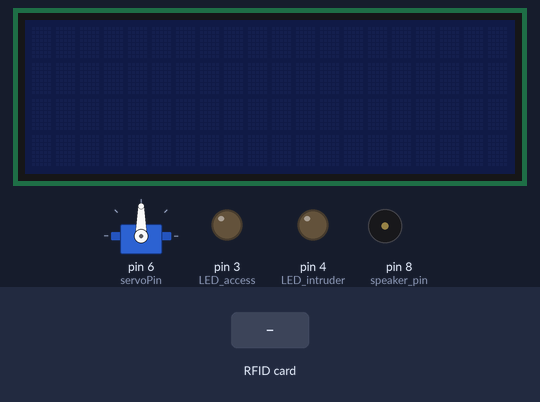
The sketch below on a simulated Arduino Uno, built with avr-gcc and run on an emulated ATmega328P. On the bench: servo, 20×4 character LCD, output pins drawn as LEDs (lit = HIGH), buzzer (waves = sounding). Inputs (shaded band) come from the test bench. Pins used as bus, display or sensor lines are not drawn; what the sketch prints to the serial monitor is not drawn.

Above: at 2.7 s.
2.8 s: RFID card 5E 7A 19 C4 held to the reader
At 5.3 s:
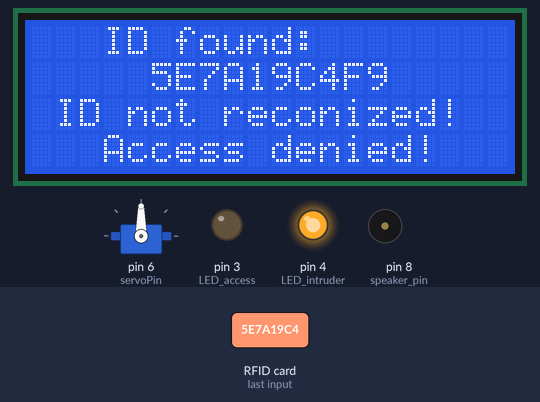
At 6.4 s:
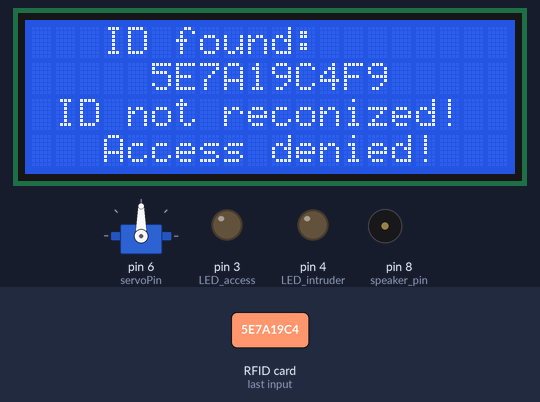
Timing chart, 0 to 7.9 s (numbered marks = the images above; inputs shaded):
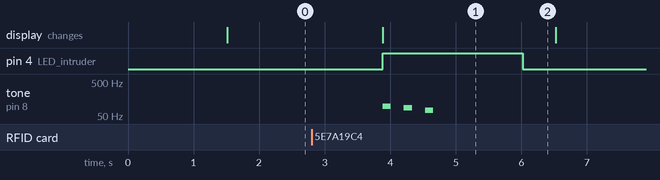

Measured:
- after the input at 2.8 s, pin 4 (LED_intruder): LOW → HIGH after 1.1 s, → LOW 2.1 s later; tone on pin 8 (speaker_pin): plays 98 Hz for 0.13 s, 87 Hz for 0.13 s, 73 Hz for 0.13 s, starting after 1.1 s; the display: changes after 1.1 s (image 1)
- what the display in image 1 shows lasts 2.6 s, from 3.9 s to 6.5 s

The sketch:

RFID_Simples_V2_English.ino
```cpp
/*
#####################################################################################
#  	File:               RFID_Simples.ino
#       micro controller:   Arduino UNO ou Teensy 2.0++
#  	Language:	    Wiring / C /Processing /Fritzing / Arduino IDE
#       Version:            1.0
#
#	Objectives:         Arduino RFID - Security System and Access Control
#
#	Operation:	    Using the RFID MFCR-522AN reader, we can do the personal access control
#                           to an specific environment.
#                           To do this we need to check the card or tag ID
#                           If a valid ID is found it is possible to lit a LED, play a soundand drive a servo-motor
#                           to open the door or gate - if an invalid ID is found, it is possible to do the access rejection
#                           flashing a red LED and playing an alert sound and locking the door.
#                           A LCD (20 columm x 4 rows shos us the system messages
#
#
#   Author:              Marcelo Moraes
#   Date:                27/05/13
#   Place:               Sorocaba - SP, Brazil
#
#####################################################################################

This project contains public domain code.
The modification is permitted without notice.


 ******PINS FOR ARDUINO*********
 *** Reset = Pin 5 ***
 *** SDA = Pin 10 ***
 *** MOSI = Pin 11 ***
 *** MISO = Pin 12 ***
 *** SCK = Pin 13 ***
 *** GND = GROUND ***
 *** 3.3 = 3.3v ***

 ******************************************
*/


// libraries
#include <SPI.h>
#include <RFID.h>
#include <Servo.h>
#include "pitches.h"
#include <LiquidCrystal_I2C.h>
#include <Wire.h>

// RFID definition
RFID rfid(10,5);

byte emaomos[5] = {0xDE,0x1F,0x47,0xC9,0x4F}; // Marcelo Moraes (e+mao+mos)
// Put here the another allowed cards

// // LCD address and type declaration
LiquidCrystal_I2C lcd(0x27,20,4);

byte serNum[5];
byte data[5];

// Melodies definition: access, welcome and rejection
int access_melody[] = {NOTE_G4,0,NOTE_A4,0, NOTE_B4,0,NOTE_A4,0,NOTE_B4,0, NOTE_C5,0};
int access_noteDurations[] = {8,8,8,8,8,4,8,8,8,8,8,4};
int fail_melody[] = {NOTE_G2,0,NOTE_F2,0,NOTE_D2,0};
int fail_noteDurations[] = {8,8,8,8,8,4};

// pins definition - LED, Buzzer and Servo-motor
int LED_access = 3;
int LED_intruder = 4;
int speaker_pin = 8;
int servoPin = 6;

// servo motor definition
Servo doorLock;


void setup(){
  doorLock.attach(servoPin); // servo motor attaching
  Serial.begin(9600); // Serial communication initialization
  lcd.init(); // LCD initialization
  lcd.backlight();
  lcd.clear();// Clears the LCD display
  SPI.begin(); // SPI communication initialization
  rfid.init(); // RFID module initialization
  Serial.println("+++++++++++++++++++++++++++++++++++++++++++++++++++++++++++++++++++++++++++++++++++++++");
  Serial.println("+ http://arduinobymyself.blogspot.com.br                                              +");
  Serial.println("+ Arduino RFID Security System using MFRC522-AN                                       +");
  Serial.println("+ The RFID module is initiate in the automatic read mode, waiting for a valid card... +");
  Serial.println("+++++++++++++++++++++++++++++++++++++++++++++++++++++++++++++++++++++++++++++++++++++++");
  delay(1000);
  pinMode(LED_access,OUTPUT);
  pinMode(LED_intruder,OUTPUT);
  pinMode(speaker_pin,OUTPUT);
  pinMode(servoPin,OUTPUT);
}

void loop(){
  lcd.clear();
  lcd.noBacklight();
  // Here you can create a variable for each user
  // NAME_card ou KEY_card
  boolean emaomos_card = true; // that is my card (e + mao + mos)...e + marcelo = mao, moraes = mos

  if (rfid.isCard()){ // valid card found
    if (rfid.readCardSerial()){ // reads the card
      delay(1000);
      data[0] = rfid.serNum[0]; // stores the serial number
      data[1] = rfid.serNum[1];
      data[2] = rfid.serNum[2];
      data[3] = rfid.serNum[3];
      data[4] = rfid.serNum[4];
    }

  //rfid.halt(); // RFID module to standby
  lcd.backlight();
  lcd.setCursor(0,0);
  lcd.print("   ID found:");
  //Serial.print("Card found - code:");
  lcd.setCursor(0,1);
  lcd.print("     ");
  if(rfid.serNum[0] < 16){
    lcd.print("0");
  }
  lcd.print(rfid.serNum[0],HEX);

  if(rfid.serNum[1] < 16){
    lcd.print("0");
  }
  lcd.print(rfid.serNum[1],HEX);

  if(rfid.serNum[2] < 16){
    lcd.print("0");
  }
  lcd.print(rfid.serNum[2],HEX);

  if(rfid.serNum[3] < 16){
    lcd.print("0");
  }
  lcd.print(rfid.serNum[3],HEX);

  if(rfid.serNum[4] < 16){
    lcd.print("0");
  }
  lcd.print(rfid.serNum[4],HEX);

  for(int i=0; i<5; i++){
    if(data[i] != emaomos[i]) emaomos_card = false; // if it is not a valid card, put false to this user
    // Here you can check the another allowed users, just put lines like above with the user name
  }
  Serial.println();
  if (emaomos_card){ // if a valid card was found
    lcd.setCursor(0,2);
    lcd.print("Hello User Marcelo!");
    //Serial.println("Hello user Marcelo!"); // print a message
    for (int i = 0; i < 12; i++){ // play welcome sound
      int access_noteDuration = 1000/access_noteDurations[i];
      tone(speaker_pin, access_melody[i],access_noteDuration);
      int access_pauseBetweenNotes = access_noteDuration * 1.30;
      delay(access_pauseBetweenNotes);
      noTone(speaker_pin);
    }
  }
  /*
  // another cards analysis put many blocks like this as many user you have
  else if(USER_card){// put the another allowed user here
    lcd.setCursor(0,3);
    lcd.print("Hello USER NAME");
    //Serial.println("Hello USER NAME"); // put the user name in the "USER NAME"
    for (int i = 0; i < 12; i++){
      int access_noteDuration = 1000/access_noteDurations[i];
      tone(speaker_pin, access_melody[i],access_noteDuration);
      int access_pauseBetweenNotes = access_noteDuration * 1.30;
      delay(access_pauseBetweenNotes);
      noTone(speaker_pin);
    }
  }
  */
  else{ // if a card is not recognized
    lcd.setCursor(0,2);
    lcd.print(" ID not reconized!");
    lcd.setCursor(0,3);
    lcd.print("   Access denied!");
    //Serial.println("Card not recognized!  contact administration!"); // print a message
    digitalWrite(LED_intruder, HIGH); // turn on the red LED
    for (int i = 0; i < 6; i++){ // playa rejection sound
      int fail_noteDuration = 1000/fail_noteDurations[i];
      tone(speaker_pin, fail_melody[i],fail_noteDuration);
      int fail_pauseBetweenNotes = fail_noteDuration * 1.30;
      delay(fail_pauseBetweenNotes);
      noTone(speaker_pin);
    }
    delay(1000);
    digitalWrite(LED_intruder, LOW); // turn off the red LED
  }
  if (emaomos_card){// add another user using an logical or condition ||
    // Welcome messages and access permission
    lcd.setCursor(0,2);
    lcd.print("  Access Granted!");
    lcd.setCursor(0,3);
    lcd.print("   Welcome!");
    //Serial.println("Access Granted!... Welcome to ArduinoByMySelf!"); // print a message
    digitalWrite(LED_access,HIGH); // turn on the green LED
    doorLock.write(180); // releases the door
    delay(5000); // wait
    doorLock.write(0); // Locks the door
    digitalWrite(LED_access,LOW); // turn off the green LED
  }
  Serial.println();
  delay(500);
  rfid.halt();
  lcd.noBacklight();
  }
}
```

pitches.h
```cpp
/*************************************************
 * Public Constants
 *************************************************/

#define NOTE_B0  31
#define NOTE_C1  33
#define NOTE_CS1 35
#define NOTE_D1  37
#define NOTE_DS1 39
#define NOTE_E1  41
#define NOTE_F1  44
#define NOTE_FS1 46
#define NOTE_G1  49
#define NOTE_GS1 52
#define NOTE_A1  55
#define NOTE_AS1 58
#define NOTE_B1  62
#define NOTE_C2  65
#define NOTE_CS2 69
#define NOTE_D2  73
#define NOTE_DS2 78
#define NOTE_E2  82
#define NOTE_F2  87
#define NOTE_FS2 93
#define NOTE_G2  98
#define NOTE_GS2 104
#define NOTE_A2  110
#define NOTE_AS2 117
#define NOTE_B2  123
#define NOTE_C3  131
#define NOTE_CS3 139
#define NOTE_D3  147
#define NOTE_DS3 156
#define NOTE_E3  165
#define NOTE_F3  175
#define NOTE_FS3 185
#define NOTE_G3  196
#define NOTE_GS3 208
#define NOTE_A3  220
#define NOTE_AS3 233
#define NOTE_B3  247
#define NOTE_C4  262
#define NOTE_CS4 277
#define NOTE_D4  294
#define NOTE_DS4 311
#define NOTE_E4  330
#define NOTE_F4  349
#define NOTE_FS4 370
#define NOTE_G4  392
#define NOTE_GS4 415
#define NOTE_A4  440
#define NOTE_AS4 466
#define NOTE_B4  494
#define NOTE_C5  523
#define NOTE_CS5 554
#define NOTE_D5  587
#define NOTE_DS5 622
#define NOTE_E5  659
#define NOTE_F5  698
#define NOTE_FS5 740
#define NOTE_G5  784
#define NOTE_GS5 831
#define NOTE_A5  880
#define NOTE_AS5 932
#define NOTE_B5  988
#define NOTE_C6  1047
#define NOTE_CS6 1109
#define NOTE_D6  1175
#define NOTE_DS6 1245
#define NOTE_E6  1319
#define NOTE_F6  1397
#define NOTE_FS6 1480
#define NOTE_G6  1568
#define NOTE_GS6 1661
#define NOTE_A6  1760
#define NOTE_AS6 1865
#define NOTE_B6  1976
#define NOTE_C7  2093
#define NOTE_CS7 2217
#define NOTE_D7  2349
#define NOTE_DS7 2489
#define NOTE_E7  2637
#define NOTE_F7  2794
#define NOTE_FS7 2960
#define NOTE_G7  3136
#define NOTE_GS7 3322
#define NOTE_A7  3520
#define NOTE_AS7 3729
#define NOTE_B7  3951
#define NOTE_C8  4186
#define NOTE_CS8 4435
#define NOTE_D8  4699
#define NOTE_DS8 4978
```
